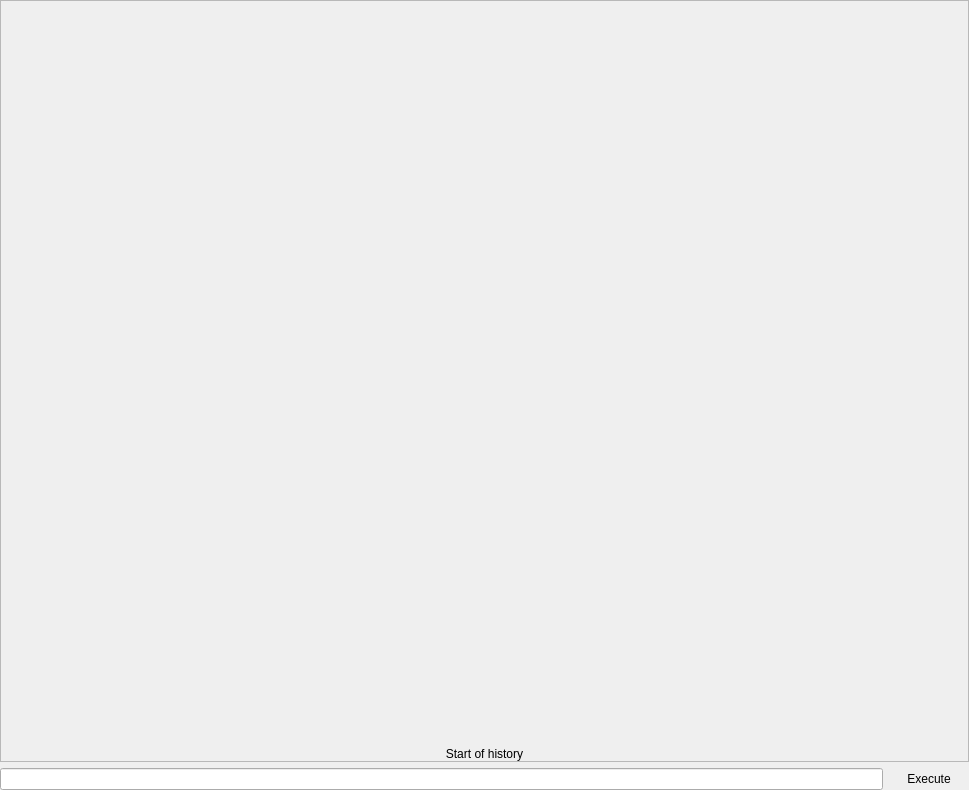
<?xml version="1.0" encoding="UTF-8"?>
<ui version="4.0">
 <class>CommandWidget</class>
 <widget class="QWidget" name="CommandWidget">
  <property name="geometry">
   <rect>
    <x>0</x>
    <y>0</y>
    <width>969</width>
    <height>790</height>
   </rect>
  </property>
  <property name="windowTitle">
   <string>Form</string>
  </property>
  <layout class="QVBoxLayout" name="verticalLayout">
   <property name="leftMargin">
    <number>0</number>
   </property>
   <property name="topMargin">
    <number>0</number>
   </property>
   <property name="rightMargin">
    <number>0</number>
   </property>
   <property name="bottomMargin">
    <number>0</number>
   </property>
   <item>
    <widget class="QScrollArea" name="scrollAreaHistory">
     <property name="widgetResizable">
      <bool>true</bool>
     </property>
     <widget class="QWidget" name="scrollAreaWidgetContents">
      <property name="geometry">
       <rect>
        <x>0</x>
        <y>0</y>
        <width>967</width>
        <height>755</height>
       </rect>
      </property>
      <layout class="QVBoxLayout" name="verticalLayoutHistory">
       <property name="leftMargin">
        <number>0</number>
       </property>
       <property name="topMargin">
        <number>0</number>
       </property>
       <property name="rightMargin">
        <number>0</number>
       </property>
       <property name="bottomMargin">
        <number>0</number>
       </property>
       <item>
        <spacer name="verticalSpacer">
         <property name="orientation">
          <enum>Qt::Orientation::Vertical</enum>
         </property>
         <property name="sizeHint" stdset="0">
          <size>
           <width>20</width>
           <height>40</height>
          </size>
         </property>
        </spacer>
       </item>
       <item>
        <widget class="QLabel" name="labelStartOfHistory">
         <property name="text">
          <string>Start of history</string>
         </property>
         <property name="alignment">
          <set>Qt::AlignmentFlag::AlignBottom|Qt::AlignmentFlag::AlignHCenter</set>
         </property>
        </widget>
       </item>
      </layout>
     </widget>
    </widget>
   </item>
   <item>
    <layout class="QHBoxLayout" name="horizontalLayout">
     <item>
      <widget class="QLineEdit" name="lineEditCommand"/>
     </item>
     <item>
      <widget class="QPushButton" name="pushButtonExecute">
       <property name="text">
        <string>Execute</string>
       </property>
       <property name="flat">
        <bool>true</bool>
       </property>
      </widget>
     </item>
    </layout>
   </item>
  </layout>
 </widget>
 <resources/>
 <connections>
  <connection>
   <sender>pushButtonExecute</sender>
   <signal>clicked()</signal>
   <receiver>CommandWidget</receiver>
   <slot>executeCommand()</slot>
   <hints>
    <hint type="sourcelabel">
     <x>927</x>
     <y>776</y>
    </hint>
    <hint type="destinationlabel">
     <x>484</x>
     <y>394</y>
    </hint>
   </hints>
  </connection>
 </connections>
 <slots>
  <slot>executeCommand()</slot>
 </slots>
</ui>
